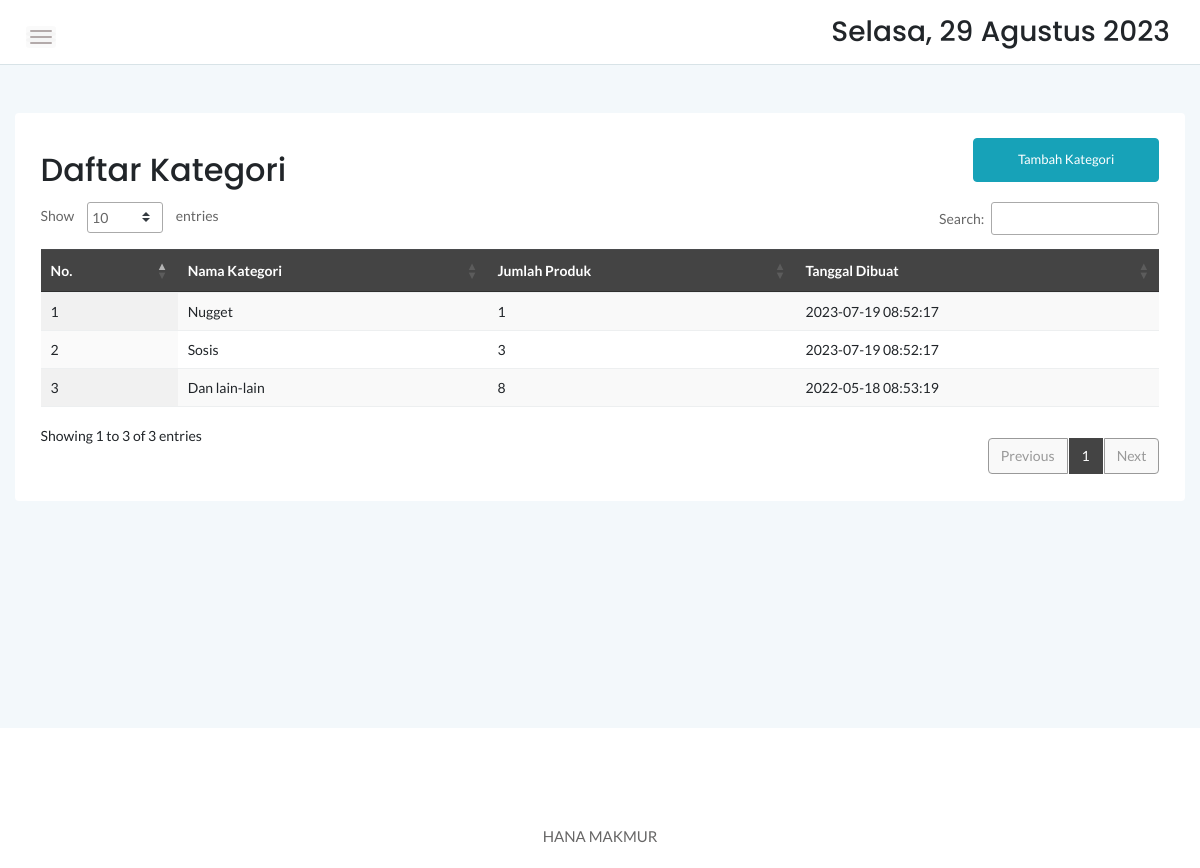
The page /admin/kategori.php on the database its author committed.
### tables this page shows
CREATE TABLE `kategori` (
  `idkategori` int(11) NOT NULL,
  `namakategori` varchar(20) NOT NULL,
  `tgldibuat` timestamp NOT NULL DEFAULT current_timestamp()
);

### admin/kategori.php (the view, shortened to what this page needs)
<!doctype html>
<html class="no-js" lang="en">
<head>
    <link rel="stylesheet" href="assets/css/bootstrap.min.css">
    <link rel="stylesheet" href="assets/css/font-awesome.min.css">
    <link rel="stylesheet" href="assets/css/themify-icons.css">
    <link rel="stylesheet" href="assets/css/metisMenu.css">
    <link rel="stylesheet" href="assets/css/owl.carousel.min.css">
    <link rel="stylesheet" href="assets/css/slicknav.min.css">
    <link rel="stylesheet" href="https://www.amcharts.com/lib/3/plugins/export/export.css" type="text/css" media="all" />
	<link rel="stylesheet" type="text/css" href="https://cdn.datatables.net/1.10.20/css/jquery.dataTables.min.css">
    <link rel="stylesheet" type="text/css" href="https://cdn.datatables.net/1.10.20/css/jquery.dataTables.css">
    <link rel="stylesheet" type="text/css" href="https://cdn.datatables.net/1.10.20/css/dataTables.bootstrap4.min.css">
    <link rel="stylesheet" type="text/css" href="https://cdn.datatables.net/responsive/2.2.3/css/responsive.bootstrap.min.css">
    <link rel="stylesheet" type="text/css" href="https://cdn.datatables.net/responsive/2.2.3/css/responsive.jqueryui.min.css">
	<link rel="stylesheet" type="text/css" href="https://cdn.datatables.net/buttons/1.5.2/css/buttons.dataTables.min.css">
    <link rel="stylesheet" href="assets/css/typography.css">
    <link rel="stylesheet" href="assets/css/default-css.css">
    <link rel="stylesheet" href="assets/css/styles.css">
    <link rel="stylesheet" href="assets/css/responsive.css">
</head>
<body>
    <div class="page-container">
        <div class="main-content">
            <div class="header-area">
                <div class="row align-items-center">
                    <div class="col-md-6 col-sm-8 clearfix">
                        <div class="nav-btn pull-left">
                            <span></span>
                            <span></span>
                            <span></span>
                        </div>
                    </div>
                    <div class="col-md-6 col-sm-4 clearfix">
                        <ul class="notification-area pull-right">
                            <li><h3><div class="date">
						</b></div></h3>
						</li>
                        </ul>
                    </div>
                </div>
            </div>
            <div class="main-content-inner">
                <div class="row mt-5 mb-5">
                    <div class="col-12">
                        <div class="card">
                            <div class="card-body">
                                <div class="d-sm-flex justify-content-between align-items-center">
									<h2>Daftar Kategori</h2>
									<button style="margin-bottom:20px" data-toggle="modal" data-target="#myModal" class="btn btn-info col-md-2">Tambah Kategori</button>
                                </div>
                                    <div class="data-tables datatable-dark">
										 <table id="dataTable3" class="display" style="width:100%"><thead class="thead-dark">
											<tr>
												<th>No.</th>
												<th>Nama Kategori</th>
												<th>Jumlah Produk</th>
												<th>Tanggal Dibuat</th>
											</tr></thead><tbody>
											<?php
											$brgs=mysqli_query($conn,"SELECT * from kategori order by idkategori ASC");
											$no=1;
											while($p=mysqli_fetch_array($brgs)){
												$id = $p['idkategori'];
												?>
												<tr>
													<td><?php echo $no++ ?></td>
													<td><?php echo $p['namakategori'] ?></td>
													<td><?php
														$result1 = mysqli_query($conn,"SELECT Count(idproduk) AS count FROM produk p, kategori k where p.idkategori=k.idkategori and k.idkategori='$id' order by idproduk ASC");
														$cekrow = mysqli_num_rows($result1);
														$row1 = mysqli_fetch_assoc($result1);
														$count = $row1['count'];
														if($cekrow > 0){
														echo number_format($count);
														} else {
															echo 'No data';
														}
													?></td>
													<td><?php echo $p['tgldibuat'] ?></td>
												</tr>
												<?php
											}
											?>
										</tbody>
										</table>
                                    </div>
								 </div>
                            </div>
                        </div>
                    </div>
                </div>
            </div>
        </div>
        <footer>
            <div class="footer-area">
            <p>HANA MAKMUR</p>
            </div>
        </footer>
</body>
</html>

### rows shown on the page
kategori: namakategori "Nugget", count "1", tgldibuat "2023-07-19 08:52:17"
kategori: namakategori "Sosis", count "3", tgldibuat "2023-07-19 08:52:17"
kategori: namakategori "Dan lain-lain", count "8", tgldibuat "2022-05-18 08:53:19"
